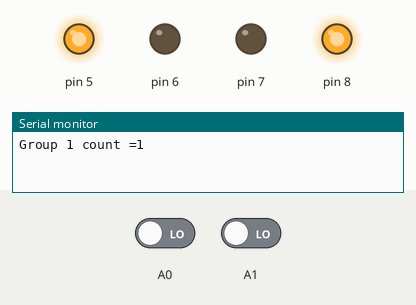
This sketch was run on a simulated Arduino Uno, built with avr-gcc and run on an emulated ATmega328P. On the bench: output pins drawn as LEDs (lit = HIGH), the last lines printed to the serial monitor. Dashed ring = blinking. The test bench sets the inputs (shaded band); at power-on: A0 LOW, A1 LOW.

Above: at 1.2 s.
1.3 s: A0 driven HIGH
At 1.8 s:
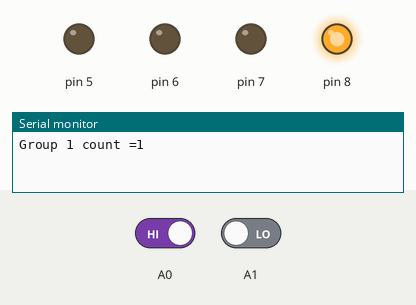
2.8 s: A0 driven LOW
At 3.6 s:
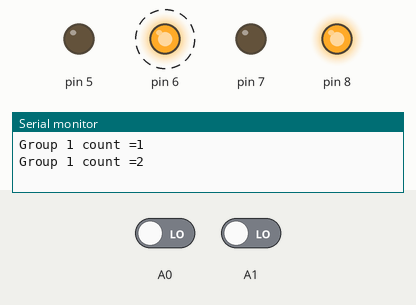
5.8 s: A1 driven HIGH
At 6.4 s:
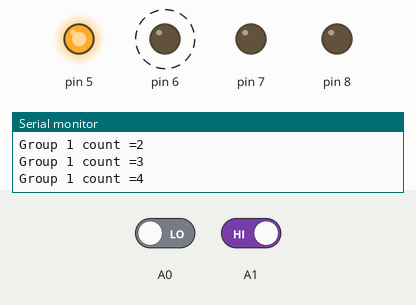
7.3 s: A1 driven LOW
At 9.5 s:
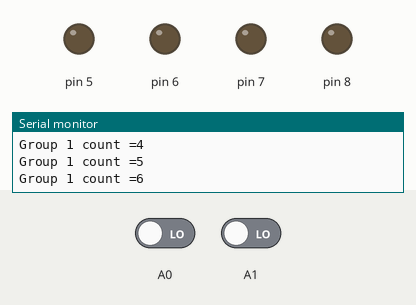
Timing chart, 0 to 10.8 s (numbered marks = the images above; inputs shaded):
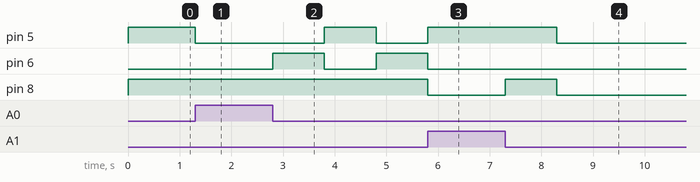

The sketch:

k_by.ino
```cpp
const int ledPin = 9;
const int trigPin = 13;
const int echoPin = 12;
long duration;
int distanceCm, distanceInch;

void setup() {
  pinMode(trigPin, OUTPUT);
  pinMode(echoPin, INPUT);
  for(int i = 5; i<9; i++){
    pinMode(i,OUTPUT);
    }
    pinMode(A0,INPUT);
    pinMode(A1,INPUT);
    Serial.begin(9600);
}

long st = millis(),endt;
int count = 0;
int flag = 0;

void stop(){
    digitalWrite(5,LOW);
    digitalWrite(8,LOW);
    digitalWrite(6,LOW);
    digitalWrite(7,LOW);
}

void forward(){
    digitalWrite(5,HIGH);
    digitalWrite(8,HIGH);
    digitalWrite(6,LOW);
    digitalWrite(7,LOW);
}
void backward(){
    digitalWrite(6,HIGH);
    digitalWrite(7,HIGH);
    digitalWrite(5,LOW);
    digitalWrite(8,LOW);
}
void left(){
    digitalWrite(6,LOW);
    digitalWrite(7,LOW);
    digitalWrite(5,HIGH);
    digitalWrite(8,LOW);
}
void right(){
    digitalWrite(6,LOW);
    digitalWrite(7,LOW);
    digitalWrite(5,LOW);
    digitalWrite(8,HIGH);
}
void clockwise(){
    digitalWrite(6,HIGH);
    digitalWrite(7,LOW);
    digitalWrite(5,LOW);
    digitalWrite(8,HIGH);
}
void counterclockwise(){
    digitalWrite(6,LOW);
    digitalWrite(7,HIGH);
    digitalWrite(5,HIGH);
    digitalWrite(8,LOW);
}

void loop() {

//  // if(Serial.read()=='A' || flag==1){
//     flag=1;
//     int s=0;
//     digitalWrite(trigPin, LOW);
//     delayMicroseconds(2);
//     digitalWrite(trigPin, HIGH);
//     delayMicroseconds(10);
//     digitalWrite(trigPin, LOW);
//     duration = pulseIn(echoPin, HIGH);
//     distanceCm= (duration*0.034)/2;
//     distanceInch = (duration*0.0133)/2;
//     if(distanceCm>30){
      int r = digitalRead(A0);
      int l = digitalRead(A1);
      if(l==1 && r==1)
        forward();
      else if(l==1 && r==0)
        left();
      else if(l==0 && r==1)
        right();
      else{
        long endt = millis();
        if(endt-st>1000){
          count++;
          Serial.print("Group 1 count =");
          Serial.println(count);
          st = millis();
        }


//        if(count==2-2){
//         clockwise();
//        }
        else if(count==3-2){
          forward();
        }
        else if(count==5-2){

        forward();

        }

        else if(count==6-2 || count==2){
          clockwise();
        }

        else if(count==8-2){
          stop();
          delay(100000);

        }
        else{
          forward();
        }
      }
    }

//  }
```

Measured:
- after the input at 1.3 s, pin 5: HIGH → LOW after 0.00 s instead of 0.70 s; pin 6: stays LOW (without the input it goes to HIGH after 0.70 s)
- after the input at 2.8 s, pin 5: LOW → HIGH after 1.0 s, → LOW 1.0 s later; pin 6: LOW → HIGH at once, → LOW 1.0 s later, → HIGH 1.0 s later
- after the input at 5.8 s, pin 5: goes on until 5.8 s, then stays HIGH; pin 8: HIGH → LOW after 0.00 s instead of 1.0 s
- after the input at 7.3 s, pin 5: HIGH → LOW after 1.0 s; pin 8: LOW → HIGH at once, → LOW 1.0 s later
